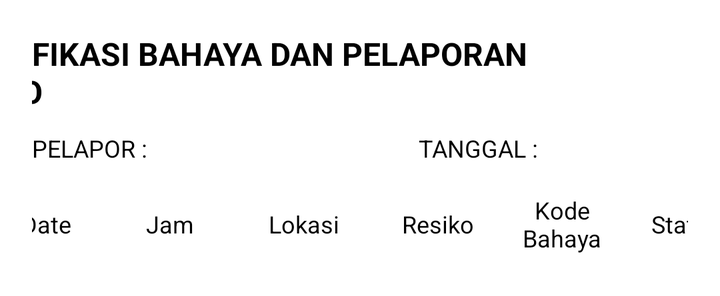
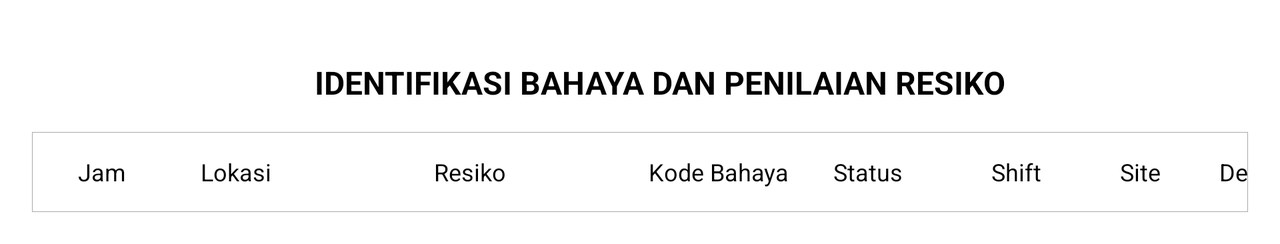

First picture: res/layout/ on a phone held upright. Second picture: the repository's own variant of that layout, on a device whose configuration matches the variant's folder. Source for both follows.
<!-- AndroidManifest.xml: application theme Theme.MyApplication -->
<!-- res/layout/layout_pdf_ibpr.xml -->
<?xml version="1.0" encoding="utf-8"?>
<androidx.constraintlayout.widget.ConstraintLayout xmlns:android="http://schemas.android.com/apk/res/android"
    xmlns:app="http://schemas.android.com/apk/res-auto"
    xmlns:tools="http://schemas.android.com/tools"
    android:layout_width="match_parent"
    android:layout_height="wrap_content"
    android:padding="16dp">

    <androidx.appcompat.widget.AppCompatImageView
        android:id="@+id/img"
        android:layout_width="50dp"
        android:layout_height="50dp"
        android:src="@drawable/bss"
        app:layout_constraintStart_toStartOf="parent"
        app:layout_constraintTop_toTopOf="parent" />

    <androidx.appcompat.widget.AppCompatTextView
        android:id="@+id/tv_shift"
        android:layout_width="wrap_content"
        android:layout_height="wrap_content"
        android:text="PELAPOR :"
        android:textColor="@color/black"
        android:textSize="12sp"
        app:layout_constraintStart_toStartOf="parent"
        app:layout_constraintTop_toBottomOf="@id/img" />

    <androidx.appcompat.widget.AppCompatTextView
        android:id="@+id/tv_tgl"
        android:layout_width="wrap_content"
        android:layout_height="wrap_content"
        android:layout_marginEnd="75dp"
        android:text="TANGGAL :"
        android:textColor="@color/black"
        android:textSize="12sp"
        app:layout_constraintEnd_toEndOf="parent"
        app:layout_constraintTop_toBottomOf="@id/img" />

    <androidx.appcompat.widget.AppCompatTextView
        android:id="@+id/tv_green"
        android:layout_width="wrap_content"
        android:layout_height="wrap_content"
        android:layout_marginEnd="100dp"
        android:text="IDENTIFIKASI BAHAYA DAN PELAPORAN RESIKO"
        android:textColor="@color/black"
        android:textSize="16sp"
        android:textStyle="bold"
        app:layout_constraintEnd_toEndOf="parent"
        app:layout_constraintStart_toStartOf="parent"
        app:layout_constraintTop_toTopOf="parent" />

    <TableLayout
        android:id="@+id/tl"
        android:layout_width="match_parent"
        android:layout_height="40dp"
        android:layout_marginTop="10dp"
        android:background="#FFFFFF"
        android:gravity="center"
        app:layout_constraintEnd_toEndOf="parent"
        app:layout_constraintStart_toStartOf="parent"
        app:layout_constraintTop_toBottomOf="@id/tv_shift">

        <TableRow android:gravity="center">

            <androidx.appcompat.widget.AppCompatTextView
                android:layout_width="30dp"
                android:layout_height="wrap_content"
                android:layout_marginHorizontal="6dp"
                android:gravity="center"
                android:text="No"
                android:textColor="@color/black"
                android:textSize="12sp" />

            <androidx.appcompat.widget.AppCompatTextView
                android:layout_width="50dp"
                android:layout_height="wrap_content"
                android:layout_marginHorizontal="6dp"
                android:gravity="center"
                android:text="Date"
                android:textColor="@color/black"
                android:textSize="12sp" />

            <androidx.appcompat.widget.AppCompatTextView
                android:layout_width="50dp"
                android:layout_height="wrap_content"
                android:layout_marginHorizontal="6dp"
                android:gravity="center"
                android:text="Jam"
                android:textColor="@color/black"
                android:textSize="12sp" />

            <androidx.appcompat.widget.AppCompatTextView
                android:layout_width="60dp"
                android:layout_height="wrap_content"
                android:layout_marginHorizontal="6dp"
                android:gravity="center"
                android:text="Lokasi"
                android:textColor="@color/black"
                android:textSize="12sp" />

            <androidx.appcompat.widget.AppCompatTextView
                android:layout_width="50dp"
                android:layout_height="wrap_content"
                android:layout_marginHorizontal="6dp"
                android:gravity="center"
                android:text="Resiko"
                android:textColor="@color/black"
                android:textSize="12sp" />

            <androidx.appcompat.widget.AppCompatTextView
                android:layout_width="50dp"
                android:layout_height="wrap_content"
                android:layout_marginHorizontal="6dp"
                android:gravity="center"
                android:text="Kode Bahaya"
                android:textColor="@color/black"
                android:textSize="12sp" />

            <androidx.appcompat.widget.AppCompatTextView
                android:layout_width="50dp"
                android:layout_height="wrap_content"
                android:layout_marginHorizontal="6dp"
                android:gravity="center"
                android:text="Status"
                android:textColor="@color/black"
                android:textSize="12sp" />

            <androidx.appcompat.widget.AppCompatTextView
                android:layout_width="150dp"
                android:layout_height="wrap_content"
                android:layout_marginHorizontal="6dp"
                android:layout_weight="1"
                android:gravity="center"
                android:text="Temuan"
                android:textColor="@color/black"
                android:textSize="12sp" />

            <androidx.appcompat.widget.AppCompatTextView
                android:layout_width="150dp"
                android:layout_height="wrap_content"
                android:layout_marginHorizontal="6dp"
                android:layout_weight="1"
                android:gravity="center"
                android:text="Bahaya"
                android:textColor="@color/black"
                android:textSize="12sp" />

            <androidx.appcompat.widget.AppCompatTextView
                android:layout_width="150dp"
                android:layout_height="wrap_content"
                android:layout_marginHorizontal="6dp"
                android:layout_weight="1"
                android:gravity="center"
                android:text="Pengendalian Resiko"
                android:textColor="@color/black"
                android:textSize="12sp" />
        </TableRow>
    </TableLayout>

    <androidx.recyclerview.widget.RecyclerView
        android:id="@+id/rv_ibpr"
        android:layout_width="match_parent"
        android:layout_height="wrap_content"
        android:orientation="vertical"
        app:layoutManager="androidx.recyclerview.widget.LinearLayoutManager"
        app:layout_constraintEnd_toEndOf="parent"
        app:layout_constraintStart_toStartOf="parent"
        app:layout_constraintTop_toBottomOf="@id/tl"
        tools:listitem="@layout/item_ibpr" />


</androidx.constraintlayout.widget.ConstraintLayout>
<!-- resources referenced by this layout -->
<resources>
  <style name="Theme.MyApplication" parent="Theme.MaterialComponents.DayNight.NoActionBar">
          
          <item name="colorPrimary">@color/purple_500</item>
          <item name="colorPrimaryVariant">@color/purple_700</item>
          <item name="colorOnPrimary">@color/white</item>
          
          <item name="colorSecondary">@color/teal_200</item>
          <item name="colorSecondaryVariant">@color/teal_700</item>
          <item name="colorOnSecondary">@color/black</item>
          
          <item name="android:statusBarColor" tools:targetApi="l">?attr/colorPrimaryVariant</item>
          
      </style>
</resources>
<!-- res/layout-land/layout_pdf_ibpr.xml (the repository's variant of the layout above) -->
<!-- drawn on the phone turned sideways -->
<?xml version="1.0" encoding="utf-8"?>
<androidx.constraintlayout.widget.ConstraintLayout xmlns:android="http://schemas.android.com/apk/res/android"
    xmlns:app="http://schemas.android.com/apk/res-auto"
    xmlns:tools="http://schemas.android.com/tools"
    android:layout_width="match_parent"
    android:layout_height="wrap_content"
    android:padding="16dp">

    <androidx.appcompat.widget.AppCompatImageView
        android:id="@+id/bss"
        android:layout_width="50dp"
        android:layout_height="50dp"
        android:src="@drawable/bss"
        app:layout_constraintStart_toStartOf="parent"
        app:layout_constraintTop_toTopOf="parent" />

    <androidx.appcompat.widget.AppCompatTextView
        android:id="@+id/tv_green"
        android:layout_width="wrap_content"
        android:layout_height="wrap_content"
        android:layout_marginStart="20dp"
        android:text="IDENTIFIKASI BAHAYA DAN PENILAIAN RESIKO"
        android:textColor="@color/black"
        android:textSize="16sp"
        android:textStyle="bold"
        app:layout_constraintBottom_toBottomOf="@id/bss"
        app:layout_constraintEnd_toEndOf="parent"
        app:layout_constraintStart_toStartOf="parent"
        app:layout_constraintTop_toTopOf="@id/bss" />

    <TableLayout
        android:id="@+id/tl"
        android:layout_width="match_parent"
        android:layout_height="40dp"
        android:gravity="center"
        android:background="@drawable/bg_table"
        app:layout_constraintEnd_toEndOf="parent"
        app:layout_constraintStart_toStartOf="parent"
        app:layout_constraintTop_toBottomOf="@id/bss">

        <TableRow android:gravity="center">

            <androidx.appcompat.widget.AppCompatTextView
                android:layout_width="30dp"
                android:layout_height="wrap_content"
                android:layout_marginHorizontal="6dp"
                android:gravity="center"
                android:text="No"
                android:textColor="@color/black"
                android:textSize="12sp" />

            <androidx.appcompat.widget.AppCompatTextView
                android:layout_width="50dp"
                android:layout_height="wrap_content"
                android:layout_marginHorizontal="6dp"
                android:gravity="center"
                android:text="Date"
                android:textColor="@color/black"
                android:textSize="12sp" />

            <androidx.appcompat.widget.AppCompatTextView
                android:layout_width="50dp"
                android:layout_height="wrap_content"
                android:layout_marginHorizontal="6dp"
                android:gravity="center"
                android:text="Jam"
                android:textColor="@color/black"
                android:textSize="12sp" />

            <androidx.appcompat.widget.AppCompatTextView
                android:layout_width="60dp"
                android:layout_height="wrap_content"
                android:layout_marginHorizontal="6dp"
                android:gravity="center"
                android:text="Lokasi"
                android:textColor="@color/black"
                android:textSize="12sp" />

            <androidx.appcompat.widget.AppCompatTextView
                android:layout_width="150dp"
                android:layout_height="wrap_content"
                android:layout_marginHorizontal="6dp"
                android:gravity="center"
                android:text="Resiko"
                android:textColor="@color/black"
                android:textSize="12sp" />

            <androidx.appcompat.widget.AppCompatTextView
                android:layout_width="75dp"
                android:layout_height="wrap_content"
                android:layout_marginHorizontal="6dp"
                android:gravity="center"
                android:text="Kode Bahaya"
                android:textColor="@color/black"
                android:textSize="12sp" />

            <androidx.appcompat.widget.AppCompatTextView
                android:layout_width="50dp"
                android:layout_height="wrap_content"
                android:layout_marginHorizontal="6dp"
                android:gravity="center"
                android:text="Status"
                android:textColor="@color/black"
                android:textSize="12sp" />

            <androidx.appcompat.widget.AppCompatTextView
                android:layout_width="150dp"
                android:layout_height="wrap_content"
                android:layout_marginHorizontal="6dp"
                android:layout_weight="1"
                android:gravity="center"
                android:text="Temuan"
                android:textColor="@color/black"
                android:textSize="12sp" />

            <androidx.appcompat.widget.AppCompatTextView
                android:layout_width="50dp"
                android:layout_height="wrap_content"
                android:layout_marginHorizontal="6dp"
                android:gravity="center"
                android:text="Shift"
                android:textColor="@color/black"
                android:textSize="12sp" />

            <androidx.appcompat.widget.AppCompatTextView
                android:layout_width="50dp"
                android:layout_height="wrap_content"
                android:layout_marginHorizontal="6dp"
                android:gravity="center"
                android:text="Site"
                android:textColor="@color/black"
                android:textSize="12sp" />

            <androidx.appcompat.widget.AppCompatTextView
                android:layout_width="75dp"
                android:layout_height="wrap_content"
                android:layout_marginHorizontal="6dp"
                android:gravity="center"
                android:text="Departement"
                android:textColor="@color/black"
                android:textSize="12sp" />

            <androidx.appcompat.widget.AppCompatTextView
                android:layout_width="150dp"
                android:layout_height="wrap_content"
                android:layout_marginHorizontal="6dp"
                android:layout_weight="1"
                android:gravity="center"
                android:text="Bahaya"
                android:textColor="@color/black"
                android:textSize="12sp" />

            <androidx.appcompat.widget.AppCompatTextView
                android:layout_width="160dp"
                android:layout_height="wrap_content"
                android:layout_marginHorizontal="6dp"
                android:layout_weight="1"
                android:gravity="center"
                android:text="Pengendalian Resiko"
                android:textColor="@color/black"
                android:textSize="12sp" />

            <androidx.appcompat.widget.AppCompatTextView
                android:layout_width="90dp"
                android:layout_height="wrap_content"
                android:layout_marginHorizontal="6dp"
                android:layout_weight="1"
                android:gravity="center"
                android:text="Pelapor"
                android:textColor="@color/black"
                android:textSize="12sp" />

        </TableRow>

    </TableLayout>

    <androidx.recyclerview.widget.RecyclerView
        android:id="@+id/rv_ibpr"
        android:layout_width="match_parent"
        android:layout_height="wrap_content"
        android:orientation="vertical"
        app:layoutManager="androidx.recyclerview.widget.LinearLayoutManager"
        app:layout_constraintEnd_toEndOf="@id/tl"
        app:layout_constraintStart_toStartOf="@id/tl"
        app:layout_constraintTop_toBottomOf="@id/tl"
        tools:listitem="@layout/item_ibpr" />

</androidx.constraintlayout.widget.ConstraintLayout>
<!-- resources referenced by the variant -->
<!-- as the phone turned sideways resolves them -->
<resources>
  <!-- drawable bg_table (drawable) -->
  <?xml version="1.0" encoding="utf-8"?>
  <shape
      xmlns:android="http://schemas.android.com/apk/res/android">
      
      <solid android:color="@android:color/white"/>
      <stroke android:color="@android:color/darker_gray"
          android:width="0.3dp"/>
  
  </shape>
  <style name="Theme.MyApplication" parent="Theme.MaterialComponents.DayNight.NoActionBar">
          
          <item name="colorPrimary">@color/purple_500</item>
          <item name="colorPrimaryVariant">@color/purple_700</item>
          <item name="colorOnPrimary">@color/white</item>
          
          <item name="colorSecondary">@color/teal_200</item>
          <item name="colorSecondaryVariant">@color/teal_700</item>
          <item name="colorOnSecondary">@color/black</item>
          
          <item name="android:statusBarColor" tools:targetApi="l">?attr/colorPrimaryVariant</item>
          
      </style>
</resources>
